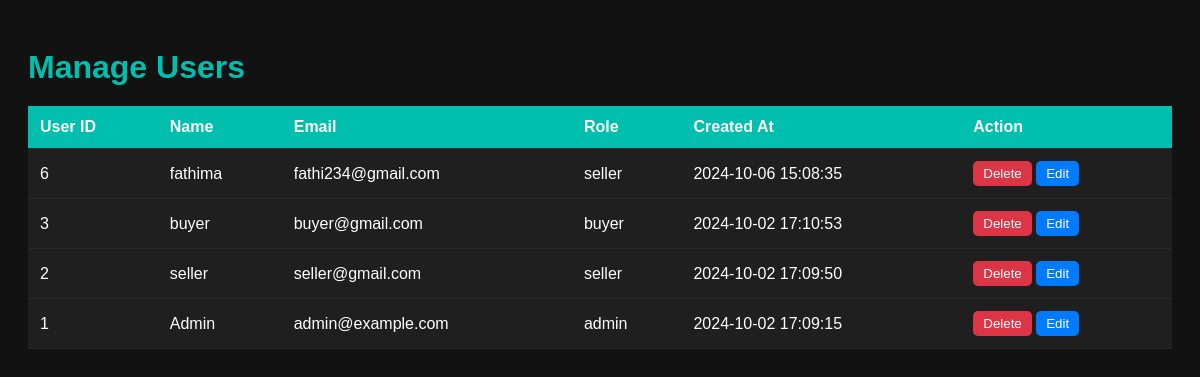
Page /backend/manage_users.php (signed in) on the committed database.
### tables this page shows
CREATE TABLE `users` (
  `user_id` int(11) NOT NULL,
  `name` varchar(255) NOT NULL,
  `email` varchar(255) NOT NULL,
  `password` varchar(255) NOT NULL,
  `role` enum('admin','buyer','seller') NOT NULL,
  `created_at` timestamp NOT NULL DEFAULT current_timestamp(),
  `deleted` tinyint(1) DEFAULT 0
);

### backend/manage_users.php (the view, shortened to what this page needs)
<?php
include 'db_connection.php';
$sql = "SELECT user_id, name, email, role, created_at FROM users WHERE deleted = 0 ORDER BY created_at DESC";
$result = $conn->query($sql);
?>
<!DOCTYPE html>
<html lang="en">
<head>
</head>
<body>
<?php
if ($result->num_rows > 0) {
    echo "<h1>Manage Users</h1>";
    echo "<table>
            <tr>
                <th>User ID</th>
                <th>Name</th>
                <th>Email</th>
                <th>Role</th>
                <th>Created At</th>
                <th>Action</th>
            </tr>";
    while ($row = $result->fetch_assoc()) {
        echo "<tr>
                <td>" . htmlspecialchars($row['user_id']) . "</td>
                <td>" . htmlspecialchars($row['name']) . "</td>
                <td>" . htmlspecialchars($row['email']) . "</td>
                <td>" . htmlspecialchars($row['role']) . "</td>
                <td>" . date('Y-m-d H:i:s', strtotime($row['created_at'])) . "</td>
                <td>
                    <form action='delete_user.php' method='POST' style='display:inline;'>
                        <input type='hidden' name='user_id' value='" . htmlspecialchars($row['user_id']) . "'>
                        <button type='submit' onclick='return confirm(\"Are you sure you want to delete this user?\");'>Delete</button>
                    </form>
                    <form action='edit_user.php' method='GET' style='display:inline;'>
                        <input type='hidden' name='user_id' value='" . htmlspecialchars($row['user_id']) . "'>
                        <button type='submit' class='edit-button'>Edit</button>
                    </form>
                </td>
            </tr>";
    }
    echo "</table>";
} else {
    echo "<p>No users found.</p>";
}
?>
</body>
</html>

### backend/manage_users.php (style rules this page uses)
body { font-family: 'Arial', sans-serif; background-color: #121212; color: #ffffff; padding: 20px; }
h1 { color: #00BFAE; margin-bottom: 20px; }
table { width: 100%; border-collapse: collapse; margin-top: 20px; background-color: #1F1F1F; }
th, td { padding: 12px; text-align: left; border-bottom: 1px solid #2A2A2A; }
th { background-color: #00BFAE; color: #ffffff; }
button { background-color: #dc3545; color: white; border: none; padding: 5px 10px; border-radius: 5px; cursor: pointer; transition: background-color 0.3s; }
.edit-button { background-color: #007bff; }

### rows in the picture
users: user_id "6", name "fathima", email "fathi234@gmail.com", role "seller", created_at "2024-10-06 15:08:35"
users: user_id "3", name "buyer", email "buyer@gmail.com", role "buyer", created_at "2024-10-02 17:10:53"
users: user_id "2", name "seller", email "seller@gmail.com", role "seller", created_at "2024-10-02 17:09:50"
users: user_id "1", name "Admin", email "admin@example.com", role "admin", created_at "2024-10-02 17:09:15"
